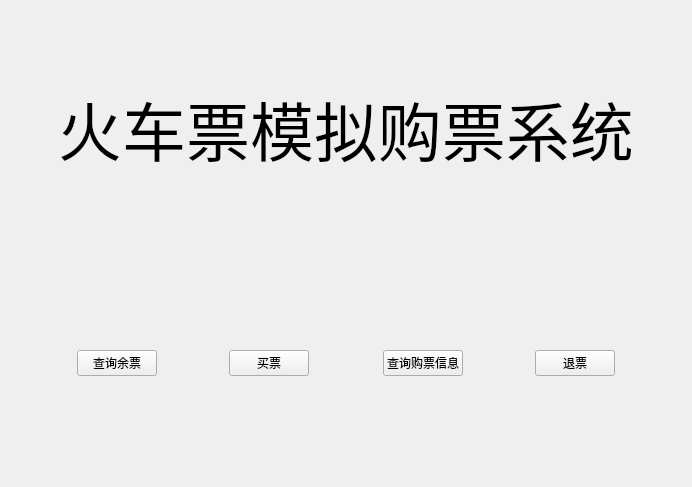
<?xml version="1.0" encoding="UTF-8"?>
<ui version="4.0">
 <class>Widget</class>
 <widget class="QWidget" name="Widget">
  <property name="geometry">
   <rect>
    <x>0</x>
    <y>0</y>
    <width>692</width>
    <height>487</height>
   </rect>
  </property>
  <property name="windowTitle">
   <string>Widget</string>
  </property>
  <layout class="QGridLayout" name="gridLayout">
   <item row="1" column="4">
    <spacer name="verticalSpacer">
     <property name="orientation">
      <enum>Qt::Vertical</enum>
     </property>
     <property name="sizeType">
      <enum>QSizePolicy::Fixed</enum>
     </property>
     <property name="sizeHint" stdset="0">
      <size>
       <width>20</width>
       <height>100</height>
      </size>
     </property>
    </spacer>
   </item>
   <item row="2" column="0">
    <spacer name="horizontalSpacer">
     <property name="orientation">
      <enum>Qt::Horizontal</enum>
     </property>
     <property name="sizeHint" stdset="0">
      <size>
       <width>61</width>
       <height>20</height>
      </size>
     </property>
    </spacer>
   </item>
   <item row="2" column="1">
    <widget class="QPushButton" name="yu">
     <property name="text">
      <string>查询余票</string>
     </property>
    </widget>
   </item>
   <item row="2" column="2">
    <spacer name="horizontalSpacer_2">
     <property name="orientation">
      <enum>Qt::Horizontal</enum>
     </property>
     <property name="sizeHint" stdset="0">
      <size>
       <width>61</width>
       <height>20</height>
      </size>
     </property>
    </spacer>
   </item>
   <item row="2" column="3">
    <widget class="QPushButton" name="mai">
     <property name="text">
      <string>买票</string>
     </property>
    </widget>
   </item>
   <item row="2" column="4">
    <spacer name="horizontalSpacer_3">
     <property name="orientation">
      <enum>Qt::Horizontal</enum>
     </property>
     <property name="sizeHint" stdset="0">
      <size>
       <width>62</width>
       <height>20</height>
      </size>
     </property>
    </spacer>
   </item>
   <item row="2" column="5">
    <widget class="QPushButton" name="cha">
     <property name="text">
      <string>查询购票信息</string>
     </property>
    </widget>
   </item>
   <item row="2" column="6">
    <spacer name="horizontalSpacer_4">
     <property name="orientation">
      <enum>Qt::Horizontal</enum>
     </property>
     <property name="sizeHint" stdset="0">
      <size>
       <width>61</width>
       <height>20</height>
      </size>
     </property>
    </spacer>
   </item>
   <item row="2" column="7">
    <widget class="QPushButton" name="tui">
     <property name="text">
      <string>退票</string>
     </property>
    </widget>
   </item>
   <item row="2" column="8">
    <spacer name="horizontalSpacer_5">
     <property name="orientation">
      <enum>Qt::Horizontal</enum>
     </property>
     <property name="sizeHint" stdset="0">
      <size>
       <width>61</width>
       <height>20</height>
      </size>
     </property>
    </spacer>
   </item>
   <item row="3" column="4">
    <spacer name="verticalSpacer_2">
     <property name="orientation">
      <enum>Qt::Vertical</enum>
     </property>
     <property name="sizeType">
      <enum>QSizePolicy::Fixed</enum>
     </property>
     <property name="sizeHint" stdset="0">
      <size>
       <width>20</width>
       <height>100</height>
      </size>
     </property>
    </spacer>
   </item>
   <item row="0" column="0" colspan="9">
    <widget class="QLabel" name="label">
     <property name="font">
      <font>
       <family>楷体</family>
       <pointsize>48</pointsize>
      </font>
     </property>
     <property name="text">
      <string>火车票模拟购票系统</string>
     </property>
     <property name="alignment">
      <set>Qt::AlignCenter</set>
     </property>
    </widget>
   </item>
  </layout>
 </widget>
 <layoutdefault spacing="6" margin="11"/>
 <resources/>
 <connections/>
</ui>
